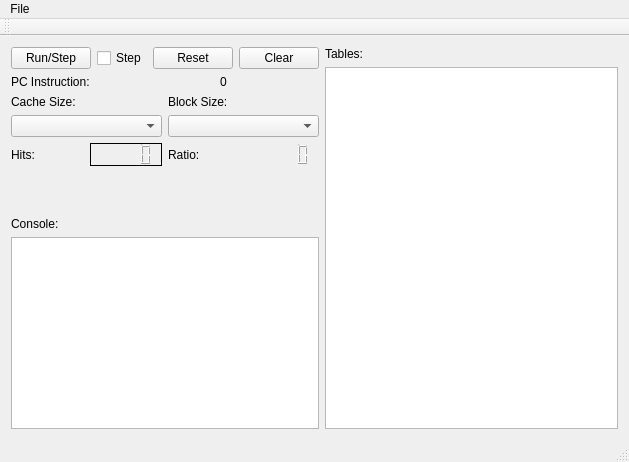
<?xml version="1.0" encoding="UTF-8"?>
<ui version="4.0">
 <class>compGui</class>
 <widget class="QMainWindow" name="compGui">
  <property name="geometry">
   <rect>
    <x>0</x>
    <y>0</y>
    <width>629</width>
    <height>462</height>
   </rect>
  </property>
  <property name="windowTitle">
   <string>Computer GUI</string>
  </property>
  <widget class="QWidget" name="centralWidget">
   <layout class="QHBoxLayout" name="horizontalLayout_7">
    <item>
     <layout class="QVBoxLayout" name="verticalLayout">
      <item>
       <layout class="QHBoxLayout" name="horizontalLayout">
        <item>
         <widget class="QPushButton" name="run_button">
          <property name="text">
           <string>Run/Step</string>
          </property>
         </widget>
        </item>
        <item>
         <widget class="QCheckBox" name="checkStep">
          <property name="text">
           <string>Step</string>
          </property>
         </widget>
        </item>
        <item>
         <widget class="QPushButton" name="reset">
          <property name="text">
           <string>Reset</string>
          </property>
         </widget>
        </item>
        <item>
         <widget class="QPushButton" name="clear">
          <property name="text">
           <string>Clear</string>
          </property>
         </widget>
        </item>
       </layout>
      </item>
      <item>
       <layout class="QHBoxLayout" name="horizontalLayout_4">
        <item>
         <widget class="QLabel" name="PCReg">
          <property name="text">
           <string>PC Instruction:</string>
          </property>
         </widget>
        </item>
        <item>
         <widget class="QLabel" name="PCInst">
          <property name="text">
           <string/>
          </property>
         </widget>
        </item>
        <item>
         <widget class="QLabel" name="PCCount">
          <property name="text">
           <string>0</string>
          </property>
         </widget>
        </item>
       </layout>
      </item>
      <item>
       <layout class="QHBoxLayout" name="horizontalLayout_5">
        <item>
         <widget class="QLabel" name="cacheLabel">
          <property name="text">
           <string>Cache Size:</string>
          </property>
         </widget>
        </item>
        <item>
         <widget class="QLabel" name="blockLabel">
          <property name="text">
           <string>Block Size:</string>
          </property>
         </widget>
        </item>
       </layout>
      </item>
      <item>
       <layout class="QHBoxLayout" name="horizontalLayout_3">
        <item>
         <widget class="QComboBox" name="cacheSize"/>
        </item>
        <item>
         <widget class="QComboBox" name="blockSize"/>
        </item>
       </layout>
      </item>
      <item>
       <layout class="QHBoxLayout" name="horizontalLayout_6">
        <item>
         <widget class="QLabel" name="hit_lbl">
          <property name="text">
           <string>Hits:</string>
          </property>
         </widget>
        </item>
        <item>
         <widget class="QLCDNumber" name="hits">
          <property name="font">
           <font>
            <weight>75</weight>
            <bold>true</bold>
            <kerning>true</kerning>
           </font>
          </property>
          <property name="frameShape">
           <enum>QFrame::Box</enum>
          </property>
          <property name="frameShadow">
           <enum>QFrame::Plain</enum>
          </property>
         </widget>
        </item>
        <item>
         <widget class="QLabel" name="ratio_lbl">
          <property name="text">
           <string>Ratio:</string>
          </property>
         </widget>
        </item>
        <item>
         <widget class="QLCDNumber" name="ratio">
          <property name="font">
           <font>
            <weight>75</weight>
            <bold>true</bold>
           </font>
          </property>
          <property name="frameShape">
           <enum>QFrame::NoFrame</enum>
          </property>
          <property name="frameShadow">
           <enum>QFrame::Raised</enum>
          </property>
          <property name="smallDecimalPoint">
           <bool>false</bool>
          </property>
         </widget>
        </item>
       </layout>
      </item>
      <item>
       <spacer name="verticalSpacer">
        <property name="orientation">
         <enum>Qt::Vertical</enum>
        </property>
        <property name="sizeHint" stdset="0">
         <size>
          <width>20</width>
          <height>40</height>
         </size>
        </property>
       </spacer>
      </item>
      <item>
       <widget class="QLabel" name="label">
        <property name="text">
         <string>Console:</string>
        </property>
       </widget>
      </item>
      <item>
       <widget class="QTextBrowser" name="console"/>
      </item>
     </layout>
    </item>
    <item>
     <layout class="QVBoxLayout" name="verticalLayout_2">
      <item>
       <widget class="QLabel" name="Memory">
        <property name="text">
         <string>Tables:</string>
        </property>
       </widget>
      </item>
      <item>
       <layout class="QHBoxLayout" name="horizontalLayout_2">
        <item>
         <widget class="QTableView" name="memTable">
          <property name="editTriggers">
           <set>QAbstractItemView::NoEditTriggers</set>
          </property>
         </widget>
        </item>
       </layout>
      </item>
     </layout>
    </item>
   </layout>
   <zorder></zorder>
  </widget>
  <widget class="QMenuBar" name="menuBar">
   <property name="geometry">
    <rect>
     <x>0</x>
     <y>0</y>
     <width>629</width>
     <height>26</height>
    </rect>
   </property>
   <widget class="QMenu" name="menuFile">
    <property name="title">
     <string>File</string>
    </property>
    <addaction name="actionOpen"/>
    <addaction name="actionExit"/>
   </widget>
   <addaction name="menuFile"/>
  </widget>
  <widget class="QToolBar" name="mainToolBar">
   <attribute name="toolBarArea">
    <enum>TopToolBarArea</enum>
   </attribute>
   <attribute name="toolBarBreak">
    <bool>false</bool>
   </attribute>
  </widget>
  <widget class="QStatusBar" name="statusBar"/>
  <action name="actionOpen">
   <property name="text">
    <string>Open</string>
   </property>
   <property name="toolTip">
    <string>Open a File to Simulate</string>
   </property>
   <property name="shortcut">
    <string>Ctrl+O</string>
   </property>
  </action>
  <action name="actionExit">
   <property name="text">
    <string>Exit</string>
   </property>
   <property name="toolTip">
    <string>Exit the Program</string>
   </property>
   <property name="shortcut">
    <string>Ctrl+Q</string>
   </property>
  </action>
 </widget>
 <layoutdefault spacing="6" margin="11"/>
 <resources/>
 <connections/>
</ui>
